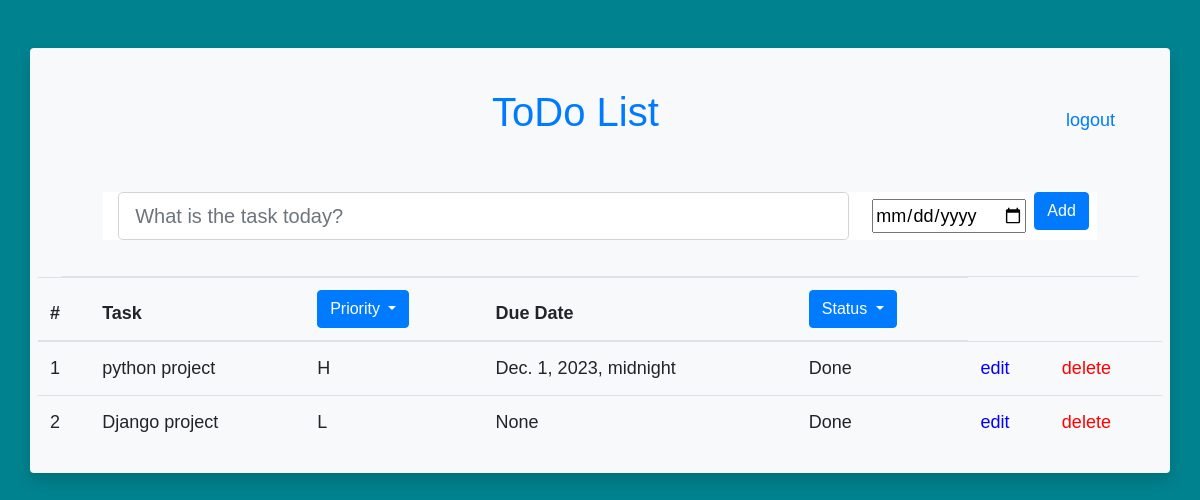
Page /status/True/ on the committed database.
### home/models.py (models this page shows, shortened)
class Task(models.Model):
    Priority = (('L', 'Low'),
                ('M', 'Medium'),
                ('H', 'High'))
    task_name = models.CharField(max_length=200)
    due_date = models.DateTimeField(default=None, null=True, blank=True)
    completed = models.BooleanField(default=False)
    priority = models.CharField(max_length=1, choices=Priority, default='L')

### home/views.py (the view)
# urls.py: path('status/<choice>/', views.status, name='status'),
def status(request, choice):
    if request.method == 'POST':
        form = TaskForm(request.POST)
        if form.is_valid():
            form.save()
            return redirect('home:home')
    tasks = Task.objects.filter(completed=choice)
    form = TaskForm()
    print(form)
    return render(request, 'home.html', {'tasks': tasks, 'form': form})

### home/forms.py
class TaskForm(forms.ModelForm):
    class Meta:
        model = Task
        fields = ['task_name', 'due_date']

### templates/home.html (shortened to what this page needs)
{% extends 'base.html' %}
{% block content %}
<div class="container m-5 p-2 rounded mx-auto bg-light shadow">
            <div class="row m-1 p-4">
                <div class="col">
                    <div class="p-1 h1 text-primary text-center display-inline-block">
                        <div class="heading">ToDo List<a href="/logout" class="float-right"><font size="4px">logout</a></div>
                    </div>
                </div>
            </div>
            <form method="POST">
                <div class="row m-1 p-3">
                    <div class="col col-11 mx-auto">
                        <div class="row bg-white justify-content-center">
                            <div class="col">
                                <input type="text"  name="task_name" maxlength="200" required id="id_task_name"
                                 class="form-control form-control-lg" placeholder="What is the task today?">
                            </div>
                            <div class="col-auto m-0 px-2 d-flex align-items-center">
                                <input title="Set a due date" type="date" name="due_date" id="id_due_date">
                            </div>
                            <div class="col-auto px-0 mx-0 mr-2">
                                <input type="submit" class="btn btn-primary" value="Add" />
                            </div>
                        </div>
                    </div>
                </div>
            </form>
            <div class="p-2 mx-4 border-black-25 border-bottom" ></div>
            <table class="table">
                <thead>
                    <tr>
                        <th scope="col">#</th>
                        <th scope="col">Task</th>
                        <th scope="col">
                            <div class="dropdown">
                                <button class="btn btn-primary dropdown-toggle" type="button"
                                 data-toggle="dropdown">
                                Priority
                                </button>
                            </div>
                        </th>
                        <th scope="col">Due Date</th>
                        <th scope="col">
                            <div class="dropdown">
                                <button class="btn btn-primary dropdown-toggle" type="button"
                                 data-toggle="dropdown">
                                Status
                                </button>
                            </div>
                        </th>
                    </tr>
                </thead>
                <tbody>
                {% for task in tasks %}
                    <tr>
                        <td scope="row">{{ forloop.counter }}</td>
                        <td scope="row">{{ task.task_name }}</td>
                        <td scope="row">{{ task.priority}}</td>
                        <td scope="row">{{ task.due_date}}</td>
                        <td scope="row">
                            {% if task.completed == True %}
                            Done
                            {% else %}
                            <a class="link" href="{% url 'home:completed' task.id %}">mark as complete</a>
                        {% endif %}
                        </td>
                        <td><a href="{% url 'home:edit' task.id %}"><font color="blue">edit</a></td>
                        <td><a href="{% url 'home:delete' task.id%}"><font color="red">delete</a></td>
                    </tr>
                {% endfor %}
                </tbody>
            </table>
        </div>
{% endblock %}

### templates/base.html (style rules this page uses)
body { font-family: 'Open-Sans', sans-serif; line-height: 1.6; background-color:#00838F; }

### rows in the picture
Task: task_name "python project", priority "H", due_date "Dec. 1, 2023, midnight", completed "Done"
Task: task_name "Django project", priority "L", due_date "None", completed "Done"
